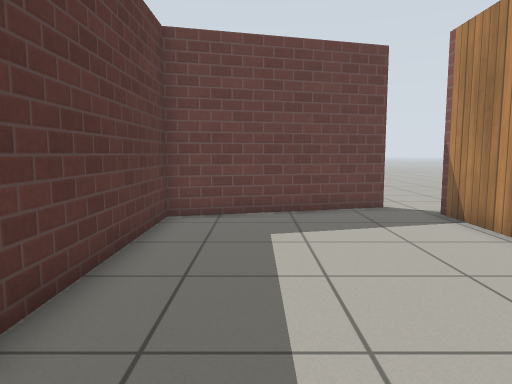
View 1 (above)

16 first-person views from a walk through a world built for the Gazebo simulator. The camera is 0.86 m above the floor, tilts 6° down and sees 70° across. The floor is counted in squares, 0.5 m on a side. Each view is taken from the middle of a square. On the plan, view 1 faces up. The plan holds only what a view shows up to about 17 squares ahead; the rest is blank. The place goes on beyond the plan. Simple patterns stand in for the simulator's built-in surfaces.

View 2
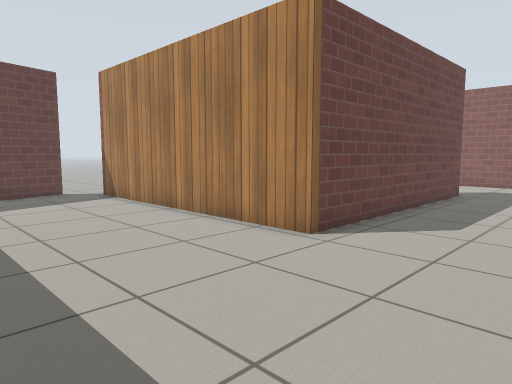

View 3
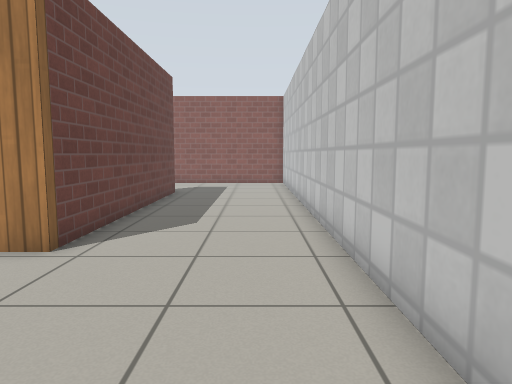

View 4
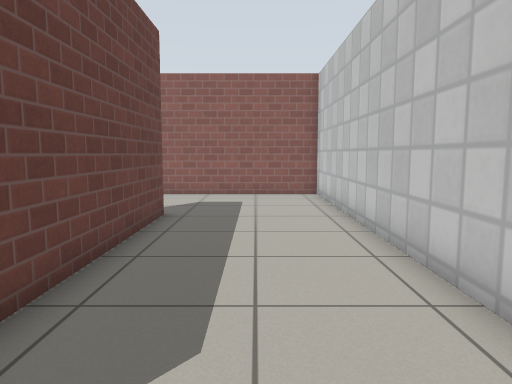

View 5
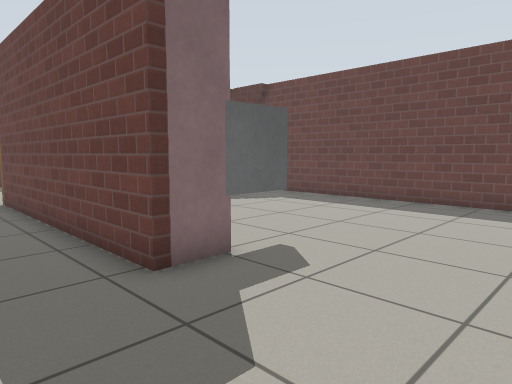

View 6
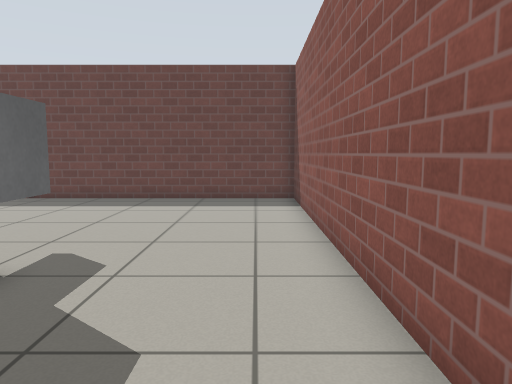

View 7
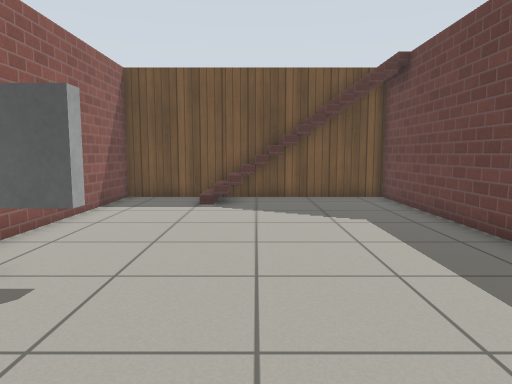

View 8
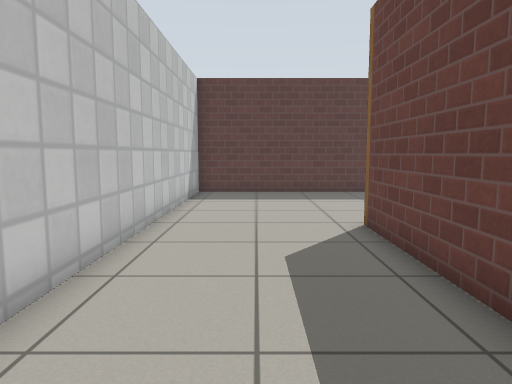

View 9
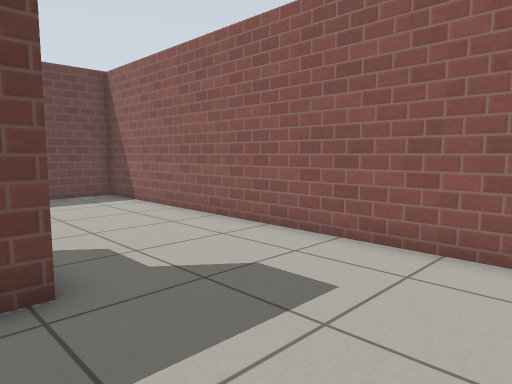

View 10
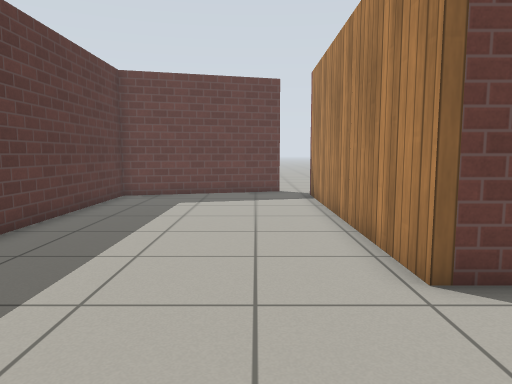

View 11
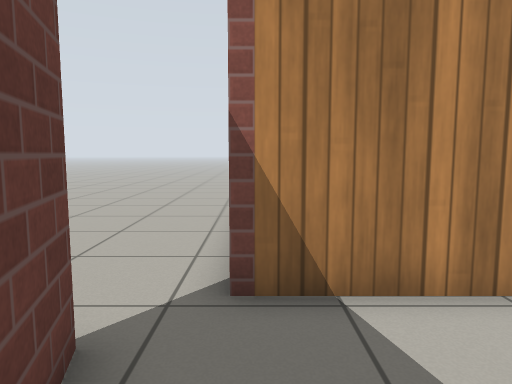

View 12
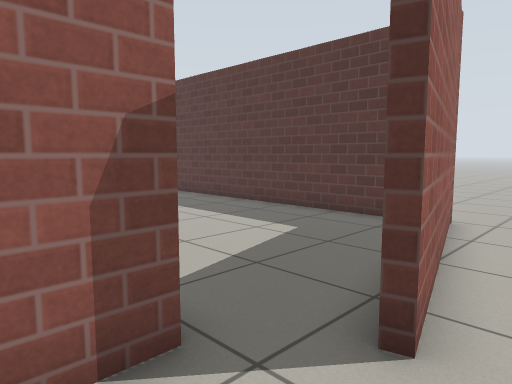

View 13
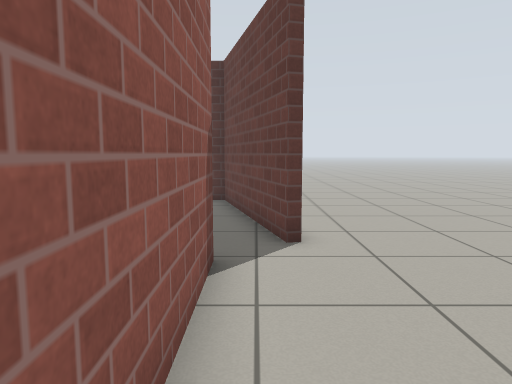

View 14
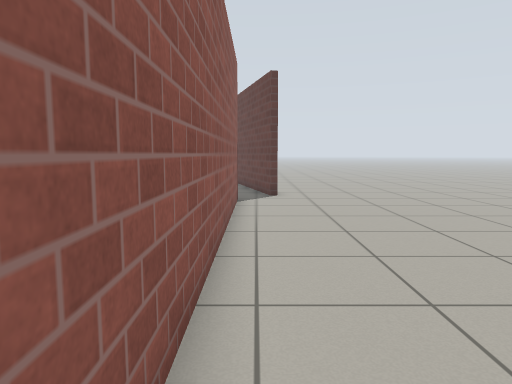

View 15
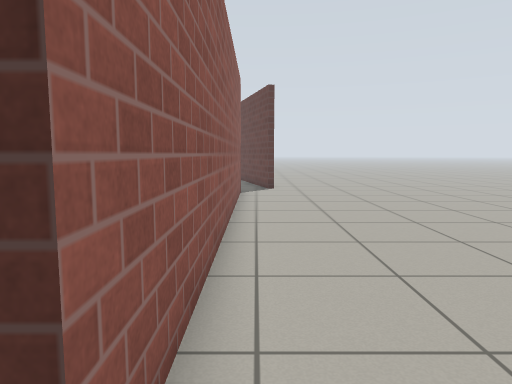

View 16
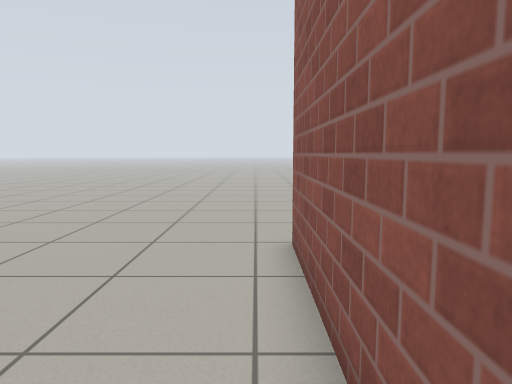

### Floor plan
Points are (right, up) in squares from view 1. A wall is a line through its corners. A room is listed if a view was taken in it or the views show most of it. See-through windows are left out.
Room 1 (views 1, 2, 3, 4, 5, 6, 7, 8, 9, 10, 11, 12, 13, 14, 15, 16)
walls: (5.6, 4.5) (5.6, -0.1) (12.9, -0.1); (5.3, 7.4) (5.3, 10.3) (20.9, 10.3); (15.3, 1.1) (15.3, -0.4) (5.3, -0.4) (5.3, 4.5); (-2.7, 10.1) (4, 11.9) (4.1, 11.6) (-2.4, 9.8) (-2.4, -5.6) (20.5, -5.6) (20.5, 10) (5.6, 10) (5.6, 7.4)
ways out: opening at (22, 10); gap at (15, 1)
objects: stairs (6, 5) to (6, 7); stairs (7, 10); window (15, 2)

Where each view was taken, in squares from view 1:
view 1: 0 up, 0 right, facing up
view 2: 5 down, 1 left, facing up-right
view 3: 4 down, 1 left, facing right
view 4: 3 down, 5 right, facing right
view 5: 3 down, 20 right, facing up-left
view 6: 4 down, 19 right, facing up
view 7: 5 up, 20 right, facing left
view 8: 3 down, 14 right, facing left
view 9: 5 down, 14 right, facing up-right
view 10: 5 down, 3 right, facing up
view 11: 10 up, 1 right, facing right
view 12: 13 up, 7 right, facing down-left
view 13: 11 up, 11 right, facing left
view 14: 11 up, 19 right, facing left
view 15: 11 up, 22 right, facing left
view 16: 11 up, 14 right, facing right
